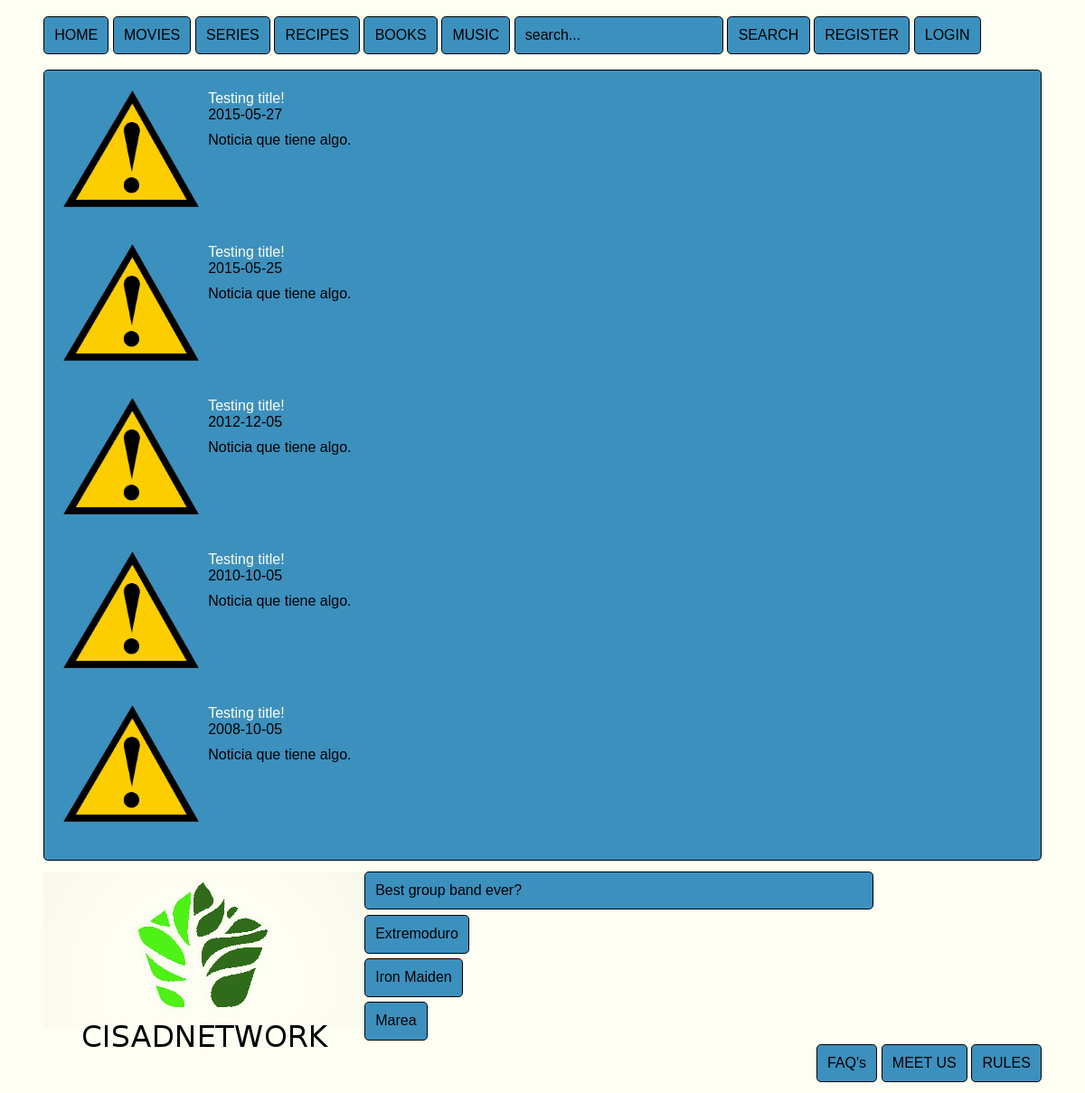
Before: / with the older database file.
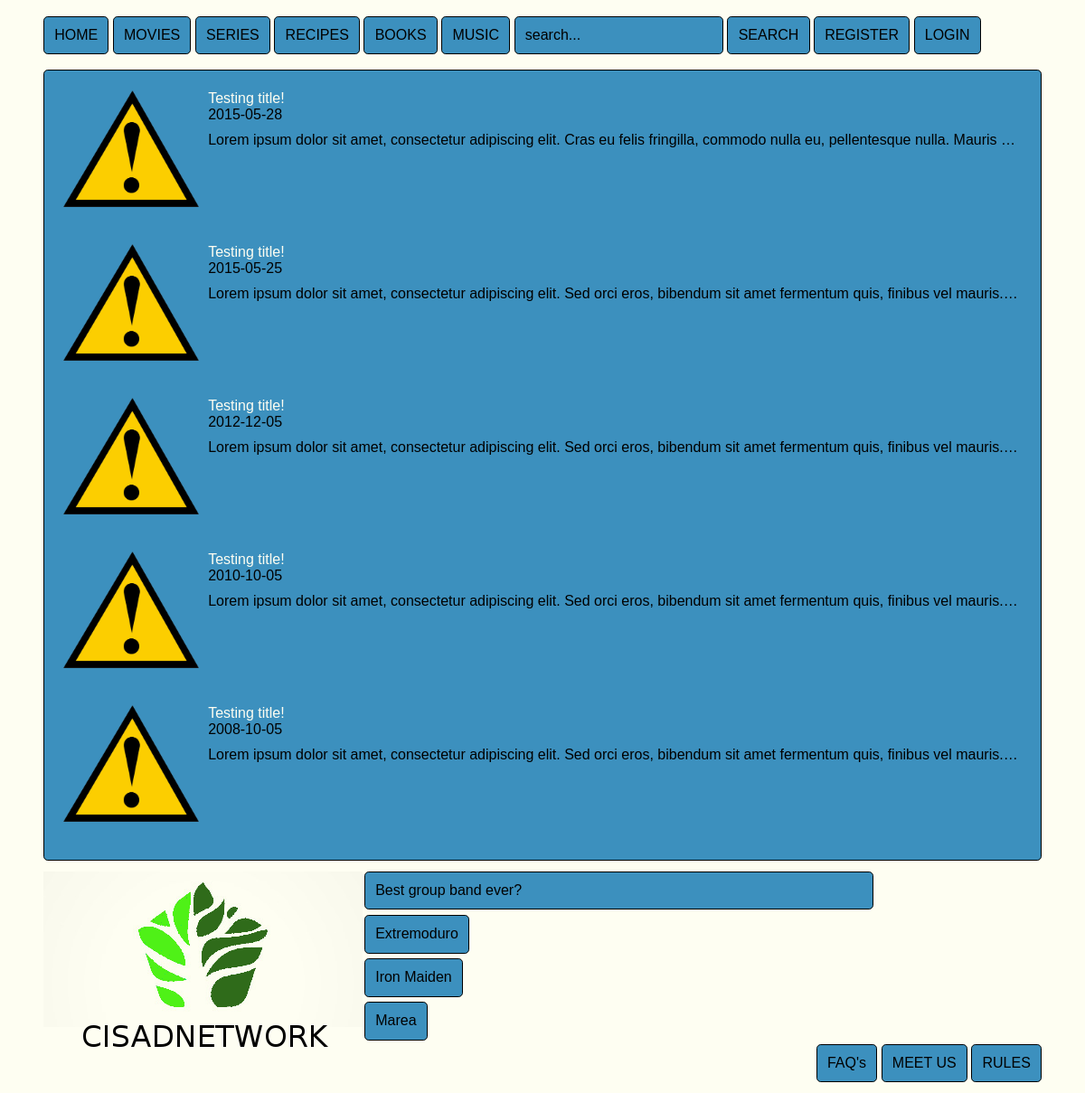
After: the same page with the newer database file.
### tables this page shows
CREATE TABLE news (
    idnews INT PRIMARY KEY AUTO_INCREMENT,
    idusers INT NOT NULL,
    name VARCHAR(100) NOT NULL,
    imageurl VARCHAR(250) NOT NULL DEFAULT "error.png",
    description TEXT NOT NULL,
    date VARCHAR(10) NOT NULL,
    average FLOAT DEFAULT 0,
    totalvotes INT DEFAULT 0,
    FOREIGN KEY (idusers)
        REFERENCES users (idusers)
);

CREATE TABLE polls (
    idpolls INT PRIMARY KEY AUTO_INCREMENT,
    question VARCHAR(250) NOT NULL
);

CREATE TABLE answers (
    idanswers INT PRIMARY KEY AUTO_INCREMENT,
    idpolls INT NOT NULL,
    answer VARCHAR(250) NOT NULL,
    totalvotes INT NOT NULL DEFAULT 0,
    FOREIGN KEY (idpolls)
        REFERENCES polls (idpolls)
        ON DELETE CASCADE ON UPDATE CASCADE
);

### index.php (called while the page is built, shortened)
<?php
    include './models/classes/Connection.php';
    include './models/dbConnection.php';
    $infoDb = getInfoDb();
    $link = new Connection($infoDb['host'], $infoDb['user'], $infoDb['pass'], $infoDb['db']);
    mysqli_select_db($link->getConnection(), $infoDb['db']);
    include './views/head.php';
    include './models/functions.php';
    include './controler/controler.php';
    include './views/upperWrapper.php';
    include $toInclude;
    include './views/footerWrapper.php';
    include './views/bottom.php';
?>

### models/dbConnection.php (called while the page is built)
<?php
     function getInfoDb() {
        return ['user' => 'root', 'pass' => 'icaballero23', 'host' => 'localhost', 'db' => 'cisadnetwork'];
    }
?>

### models/classes/Connection.php (called while the page is built, shortened)
<?php
    class Connection {
        private $connection;
        function __construct($host, $user, $pass, $dataBase) {
            if ($dataBase == null) {
                $this->connection = new mysqli($host, $user, $pass);
            } else {
                $this->connection = new mysqli($host, $user, $pass, $dataBase);
            }
        }
        function query($query) {
            return $this->connection->query($query);
        }
    }
?>

### models/classes/News.php (called while the page is built, shortened)
<?php
    class News {
        private $idnews;
        private $name;
        private $imageurl;
        private $description;
        private $date;
        function __construct($idnews, $idusers, $name, $imageurl, $description, $date, $average, $totalvotes) {
            $this->idnews = $idnews;
            $this->name = $name;
            $this->imageurl = $imageurl;
            $this->description = $description;
            $this->date = $date;
        }
        function getIdnews() {
            return $this->idnews;
        }
        function getName() {
            return $this->name;
        }
        function getImageurl() {
            return $this->imageurl;
        }
        function getDescription() {
            return $this->description;
        }
        function getDate() {
            return $this->date;
        }
    }
?>

### views/default.php (the view, shortened to what this page needs)
<?php
    include './models/classes/News.php';
    $query = 'select * from news order by date desc limit 5;';
    $result = $link->query($query);
    if (isset($result)) {
        foreach ($result as $object) {
            $news[] = new News($object['idnews'],
                            $object['idusers'],
                            $object['name'],
                            $object['imageurl'],
                            $object['description'],
                            $object['date'],
                            $object['average'],
                            $object['totalvotes']);
        }
    } else {
        echo 'We have currently no news to show!';
    }
    foreach ($news as $new) {
?>
        <div class='newRow'>
            <img src="images/<?php echo $new->getImageurl(); ?>"/>
            <a href="index.php?type=news&id=<?php echo $new->getIdnews() ?>"><?php echo $new->getName(); ?></a>
            <p><?php echo $new->getDate(); ?></p>
            <p class='limitP'><?php echo $new->getDescription(); ?></p>
        </div>
<?php
    }
?>

### views/head.php (shortened to what this page needs)
<!DOCTYPE html>
<html>
    <head>
        <link href="css/normalize.css" rel="stylesheet" type="text/css" />
        <link href="css/style.css" rel="stylesheet" type="text/css" />
    </head>
    <body>

### views/upperWrapper.php (shortened to what this page needs)
<div class="upperWrapper wrapper">
    <ul id="navList">
        <li>
            <form action="./index.php" method="post">
                <input type="submit" value="HOME" />
            </form>
        </li>
        <li>
            <form action="./index.php" method="post">
                <input type="submit" value="MOVIES" />
            </form>
        </li>
        <li>
            <form action="./index.php" method="post">
                <input type="submit" value="SERIES" />
            </form>
        </li>
        <li>
            <form action="./index.php" method="post">
                <input type="submit" value="RECIPES" />
            </form>
        </li>
        <li>
            <form action="./index.php" method="post">
                <input type="submit" value="BOOKS" />
            </form></li>
        <li>
            <form action="./index.php" method="post">
                <input type="submit" value="MUSIC" />
            </form>
        </li>
        <li>
            <form action="./index.php" method="post">
                <input type="text" id="userInputSearch" name="userInputSearch" value="search..." onkeyup="showHint(this)"/>
                <input type="submit" value="SEARCH" />
            </form>
        </li>
        <?php
            if (isset($_SESSION['userData'])) {
        ?>
                    <li>
                        <form action="./index.php" method="post">
                            <input hidden type="text" name="type" value="logout" />
                            <input hidden type="text" name="state" value="0" />
                            <input type="submit" value="LOGOUT" />
                        </form>
                    </li>
                    <li>
                        <p class="defaultBorder"><a href="index.php?type=users&id=<?php echo $_SESSION['userData']['idusers'] ?>"><?php echo $_SESSION['userData']['username']; ?></a></p>
                    </li>
                    <li>
                        <form action="./index.php" method="post">
                            <input hidden type="text" name="type" value="settings" />
                            <input hidden type="text" name="state" value="0" />
                            <input type="submit" value="" class="submitImage" />
                        </form>
                    </li>
                    <li>
                        <form action="./index.php" method="post">
                            <input hidden type="text" name="type" value="messages" />
                            <input hidden type="text" name="state" value="0" />
                            <input hidden type="text" name="showAll" value="0" />
                            <input type="submit" value="<?php echo getNumMessages($link); ?>" />
                        </form>
                    </li>
        <?php
            } else {
        ?>
                <li>
                    <form action="./index.php" method="post">
                        <input type="submit" value="REGISTER" />
                    </form>
                </li>
                <li>
                    <form action="./index.php" method="post">
                        <input type="submit" value="LOGIN" />
                    </form>
                </li>
        <?php
            }
        ?>
    </ul>
</div>
<div class="middleWrapper wrapper defaultBorder">

### views/footerWrapper.php (shortened to what this page needs)
</div>
<div class="footerWrapper wrapper">
    <div class="footerLeft innerFooter">
        <img src="./images/logoWithLetters.png" />
    </div>
    <div class="footerMid innerFooter">
        <?php
            buildLastPoll($link);
        ?>
    </div>
    <div class="footerRight innerFooter">
        <ul id="navList">
            <li>
                <form action="./index.php" method="post">
                    <input type="submit" value="FAQ's" />
                </form>
            </li>
            <li>
                <form action="./index.php" method="post">
                    <input type="submit" value="MEET US" />
                </form>
            </li>
            <li>
                <form action="./index.php" method="post">
                    <input type="submit" value="RULES" />
                </form>
            </li>
        </ul>
    </div>
</div>

### models/functions.php (shortened to what this page needs)
<?php
    function buildLastPoll($link) {
        echo '<div class="defaultBorder" style="background-color: #3C90BE;">';
        $query = 'select polls.idpolls, question from polls inner join lastpolls where polls.idpolls = lastpolls.idpolls';
        $result = $link->query($query);
        if (!$result) {
            return null;
        } else {
            foreach ($result as $question) {
                echo $question['question'];
            }
        }
        echo '</div>';
        if (userVoted($link)) {
            buildVoted($link);
        } else {
            buildNoVoted($link);
        }
    }
    function buildNoVoted($link) {
        echo '<ul id="navListFooterPoll">';
        $query = 'select polls.idpolls, idanswers, answer from answers inner join polls on answers.idpolls = polls.idpolls inner join lastpolls on polls.idpolls = lastpolls.idpolls';
        $result = $link->query($query);
        if (!$result) {
            return null;
        } else {
            foreach ($result as $answer) {
                echo '<li><p class="buttonPoll" value="'.$answer['idanswers'].'">'.$answer['answer'].'</p></li>';
            }
        }
        echo '</ul>';
    }
    function userVoted($link) {
        return false;
    }
?>

### css/style.css (style rules this page uses)
* { margin: 0; padding: 0; }
a { text-decoration: none; color: #FEFEF2; }
body { background-color: #FEFEF2; }
img { width: auto; height: auto; }
.wrapper { margin-left: 4%; margin-right: 4%; margin-top: 1%; }
.defaultBorder { border: 1px black solid; background-color: #3C90BE; border-radius: 0.3em; margin-bottom: 0.2em; padding: 0.7em; }
#navList li { display: inline-block; list-style-type: none; margin: 0.5% 0; }
#navList li input { text-decoration: none; padding: 0.7em; border-radius: 0.3em; border: solid thin black; background-color: #3C90BE; color: black; }
.innerFooter { border-radius: 0.3em; }
.footerLeft { float: left; width: auto; }
.footerMid { float: left; width: 51%; }
.footerRight { float: right; width: auto; margin-bottom: 1%; }
#navListFooterPoll li { list-style-type: none; }
#navListFooterPoll li p { text-decoration: none; padding: 0.7em; border-radius: 0.3em; border: solid thin black; background-color: #3C90BE; color: black; margin: 0.5% 0; display: inline-block; cursor: pointer; }
.newRow { clear: both; padding: 10px; height: 150px; }
.newRow * { margin-bottom: 10px; }
.newRow img { float: left; width: 150px; display: block; margin-right: 10px; }
.limitP { overflow: hidden; text-overflow: ellipsis; white-space: nowrap; }

Changed rows visible on the page:
changed news: date "2015-05-27" → "2015-05-28"; description "Noticia que tiene algo." → "Lorem ipsum dolor sit amet, consectetur adipiscing elit. Cras eu felis fringilla, commodo nulla eu, pellentesque nulla. Mauris…"
changed news (number 2 of 5 on the later page): description "Noticia que tiene algo." → "Lorem ipsum dolor sit amet, consectetur adipiscing elit. Sed orci eros, bibendum sit amet fermentum quis, finibus vel mauris.…"
changed news (number 3 of 5 on the later page): description "Noticia que tiene algo." → "Lorem ipsum dolor sit amet, consectetur adipiscing elit. Sed orci eros, bibendum sit amet fermentum quis, finibus vel mauris.…"
changed news (number 4 of 5 on the later page): description "Noticia que tiene algo." → "Lorem ipsum dolor sit amet, consectetur adipiscing elit. Sed orci eros, bibendum sit amet fermentum quis, finibus vel mauris.…"
changed news (number 5 of 5 on the later page): description "Noticia que tiene algo." → "Lorem ipsum dolor sit amet, consectetur adipiscing elit. Sed orci eros, bibendum sit amet fermentum quis, finibus vel mauris.…"
